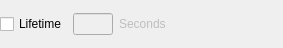
<?xml version="1.0" encoding="UTF-8"?>
<ui version="4.0">
 <class>LifetimeConstraintWidget</class>
 <widget class="QWidget" name="LifetimeConstraintWidget">
  <property name="geometry">
   <rect>
    <x>0</x>
    <y>0</y>
    <width>283</width>
    <height>48</height>
   </rect>
  </property>
  <property name="windowTitle">
   <string>Form</string>
  </property>
  <layout class="QHBoxLayout" name="horizontalLayout">
   <property name="sizeConstraint">
    <enum>QLayout::SetNoConstraint</enum>
   </property>
   <property name="margin">
    <number>0</number>
   </property>
   <item>
    <widget class="QCheckBox" name="mCheckBox">
     <property name="sizePolicy">
      <sizepolicy hsizetype="Fixed" vsizetype="Fixed">
       <horstretch>0</horstretch>
       <verstretch>0</verstretch>
      </sizepolicy>
     </property>
     <property name="toolTip">
      <string>Key will automatically be removed from agent after specified lifetime</string>
     </property>
     <property name="text">
      <string>Lifetime</string>
     </property>
    </widget>
   </item>
   <item>
    <widget class="QLineEdit" name="mLineEdit">
     <property name="enabled">
      <bool>false</bool>
     </property>
     <property name="sizePolicy">
      <sizepolicy hsizetype="Fixed" vsizetype="Fixed">
       <horstretch>0</horstretch>
       <verstretch>0</verstretch>
      </sizepolicy>
     </property>
     <property name="maximumSize">
      <size>
       <width>40</width>
       <height>16777215</height>
      </size>
     </property>
     <property name="inputMethodHints">
      <set>Qt::ImhPreferNumbers</set>
     </property>
     <property name="text">
      <string/>
     </property>
    </widget>
   </item>
   <item>
    <widget class="QLabel" name="mSecondsLable">
     <property name="enabled">
      <bool>false</bool>
     </property>
     <property name="text">
      <string>Seconds</string>
     </property>
    </widget>
   </item>
   <item>
    <spacer name="mHorizontalSpacer">
     <property name="orientation">
      <enum>Qt::Horizontal</enum>
     </property>
     <property name="sizeHint" stdset="0">
      <size>
       <width>90</width>
       <height>20</height>
      </size>
     </property>
    </spacer>
   </item>
  </layout>
 </widget>
 <resources/>
 <connections>
  <connection>
   <sender>mCheckBox</sender>
   <signal>toggled(bool)</signal>
   <receiver>mLineEdit</receiver>
   <slot>setEnabled(bool)</slot>
   <hints>
    <hint type="sourcelabel">
     <x>39</x>
     <y>23</y>
    </hint>
    <hint type="destinationlabel">
     <x>105</x>
     <y>23</y>
    </hint>
   </hints>
  </connection>
  <connection>
   <sender>mCheckBox</sender>
   <signal>toggled(bool)</signal>
   <receiver>mSecondsLable</receiver>
   <slot>setEnabled(bool)</slot>
   <hints>
    <hint type="sourcelabel">
     <x>39</x>
     <y>23</y>
    </hint>
    <hint type="destinationlabel">
     <x>157</x>
     <y>23</y>
    </hint>
   </hints>
  </connection>
  <connection>
   <sender>mCheckBox</sender>
   <signal>toggled(bool)</signal>
   <receiver>mLineEdit</receiver>
   <slot>setFocus()</slot>
   <hints>
    <hint type="sourcelabel">
     <x>39</x>
     <y>23</y>
    </hint>
    <hint type="destinationlabel">
     <x>105</x>
     <y>23</y>
    </hint>
   </hints>
  </connection>
 </connections>
</ui>
